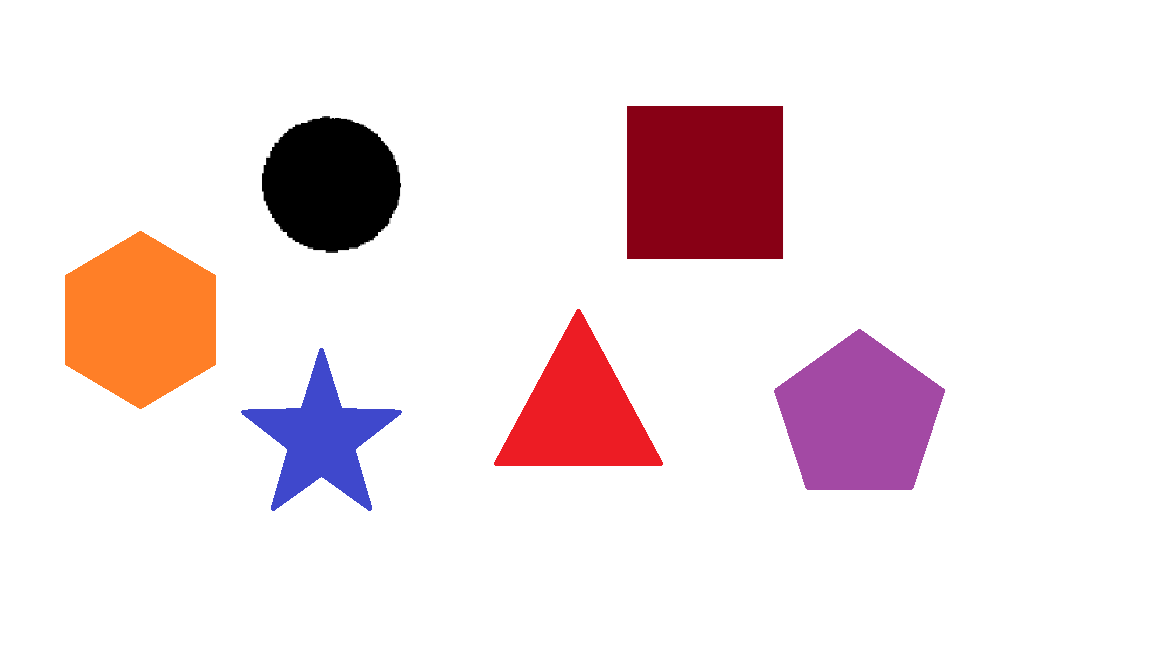
#> input picture test.png, 1152 x 648 px
$ jupyter execute --allow-errors 'Object Vision.ipynb'
#> lines starting #> are read from the running program, lines starting #| are printed output that depends on the picture; after the words box and inside, x2 and y2 are one past the last pixel; in counts of white or black regions, pixels touching at a corner belong together
Project submitted as a part of the IDC-409 Course,August 2024\
Submitted by Group 41\
Members :
- Sreedev M
- Nihal Ibrahim PP
- Munawar Ihsan VA

## Problem
- Prepare an algorithm which can identify different objects in a
photo.
- Simple objects to be identified: Square, round, Triangle,
hexagonal, pentagonal

-----------

## Action Plan

Before going into the code, a brief action-plan/thought process for solving the problem is discussed here.

Our goal is to build an algorithm that can recognize shapes. The approach taken here is to use a Machine Learning model that can learn from data, feed it many many images of differnet shapes and use the "learned" model to recognize unseen images of shapes.

Since a ML Algorithm, would only learn to recognize vectors, we need some kind of representation technique, which can represent various shapes as vectors, while preserving their identities.
Once this is established, one can feed these vectors into the Model, and it should hopefully recognize unseen shape images.

One could also try employing different ML Algorithms for the job,and also compare their accuracies.

Let us begin.

The detailed description of the code-blocks are provided wherever necessary and the ideas/concepts are explained briefly.

[cell 1]
# Importing required libraies

import cv2
import numpy as np
import os
import pandas as pd
from tqdm import tqdm
import matplotlib.pyplot as plt

## Contours

Contours can be explained simply as a curve joining all the continuous points (along the boundary), having same color or intensity. The contours are a useful tool for shape analysis and object detection and recognition.

OpenCV library is used to find contours.
In OpenCV, finding contours is like finding white object from black background.Object to be found should be white and background should be black.For better accuracy, binary images are used.

[cell 2]
def contourfinder(img_path):
    img = cv2.imread(img_path, cv2.IMREAD_GRAYSCALE) # reading image in b/w

    # converting img to binary with the threshold value determined by the otsu's method.
    threshold, img_bin = cv2.threshold(img, 0, 255, cv2.THRESH_OTSU|cv2.THRESH_BINARY_INV)
    contours, hierarchy = cv2.findContours(img_bin, cv2.RETR_EXTERNAL, cv2.CHAIN_APPROX_NONE) # returns points of contour
    best_contour = max(contours, key=cv2.contourArea) # selecting the outermost contour
    return best_contour

## Chaincode

Chain codes are a method used to represent the contour of a shape in a compact form by encoding its boundary.
The contour is represented as a series of connected points, and each segment of the contour is encoded by a direction code, ranging from 0 to 7, indicating movement from one pixel to the next along the boundary.

The numbering system from 0 to 7 represents the 8 possible directions in which the contour can move between neighboring pixels in a 2D grid:

For the contour of every image, a hisotgram is made, with each of these directions as bins. They would become the features of our vectors.

[cell 3]
def chaincode_hist(img_path):

    best_contour = contourfinder(img_path)

    lookup_table = {
        (1, 0): 0,
        (1, -1): 1,
        (0, -1): 2,
        (-1, -1): 3,
        (-1, 0): 4,
        (-1, 1): 5,
        (0, 1): 6,
        (1, 1): 7
    }

    hist = np.zeros((16,))
    l = len(best_contour)-1
    for i in range(l):
        pt1 = best_contour[i][0]
        pt2 = best_contour[i+1][0]
        dx = pt2[0] - pt1[0]
        dy = pt2[1] - pt1[1]
        code = lookup_table[(dx, dy)]
        if i < l/2:
            hist[code] += 1
        else:
            hist[code + 8] += 1 # this is done just to increase the dimensionality for better predicitons

    return hist

[cell 4]
# Creating a dataframe with paths to image files and their class labels

def data_df(data_path):

    class_dict = {
        'circle': 0,
        'square': 1,
        'star': 2,
        'triangle': 3,
        'pentagon' : 4,
        'hexagon' : 5
    }

    df = []

    for class_name, class_value in class_dict.items():
        class_folder = os.path.join(data_path, class_name)
        # for each image in class folder
        for file in os.listdir(class_folder):
            file_path = os.path.join(class_folder, file)
            if file_path.lower().endswith('.png'):
                df.append([file_path, class_value])

    df = pd.DataFrame(df, columns=['path', 'output'])

    return df

#> (a cell that did not finish here is left out)

[cell 6]
# Extracting chaincodes of each image and creating our X vector

def extract_features(img_paths):
    n = len(img_paths)
    X = np.zeros((n, 16))
    for i in tqdm(range(n)):
        file_path = img_paths[i]
        features = chaincode_hist(file_path)
        X[i] = features
    return X

#> (a cell that did not finish here is left out)

#> (a cell that did not finish here is left out)

[cell 9]
# Splitting our data 75-25 so that we can train on 75%, and test how good our model is on the rest 25%.

from sklearn.model_selection import train_test_split

#> (the rest of this cell did not finish here and is left out)

## SVC

A support vector machine constructs a hyper-plane or set of hyper-planes in a high or infinite dimensional space, which can be used for classification, regression or other tasks. Intuitively, a good separation is achieved by the hyper-plane that has the largest distance to the nearest training data points of any class (so-called functional margin), since in general the larger the margin the lower the generalization error of the classifier. The figure below shows the decision function for a linearly separable problem, with three samples on the margin boundaries, called “support vectors”.

[cell 10]
from sklearn.svm import SVC

model = SVC()
#> (the rest of this cell did not finish here and is left out)

## Metrics

Some metrics used to measure the accuracy and performance of the model are given below

- Accuracy Score : Measures the percentage of correct predictions out of the total predictions.
- Confusion Matrix : Displays the number of correct and incorrect predictions per class.
- Precision: The ratio of true positive predictions to the total predicted positives for a class.
- Recall: The ratio of true positive predictions to the total actual positives for a class.
- F1-Score: Harmonic mean of precision and recall; useful for imbalanced classes.
- Kohen's Kappa :Measures the agreement between predicted and actual classes, adjusting for chance. A higher Kappa score indicates better agreement
$$
\kappa=\frac{p_o-p_e}{1-p_e}
$$
- Matthews Correlation Coefficient (MCC):
$$
\mathrm{MCC}=\frac{T P \cdot T N-F P \cdot F N}{\sqrt{(T P+F P)(T P+F N)(T N+F P)(T N+F N)}}
$$

[cell 11]
from sklearn.metrics import accuracy_score
from sklearn.metrics import confusion_matrix
from sklearn.metrics import classification_report
from sklearn.metrics import cohen_kappa_score
from sklearn.metrics import matthews_corrcoef

#> (the rest of this cell did not finish here and is left out)

[cell 12]
(print("Confusion Matrix"))
#> (the rest of this cell did not finish here and is left out)

#> (a cell that did not finish here is left out)

[cell 14]
# a function that takes an img path as input and guesses the shape
def test_model(model, img_path):
    classes = ['circle', 'square', 'star', 'triangle','pentagon','hexagon']
    x = chaincode_hist(img_path)
    c = model.predict([x])[0]
    return classes[c]

### General Input Test

Here a fucntion has been made that can scan an image and detect the various shapes present.\
The function would then call upon our model and output the name of various shapes.

**A test case is also shown with the shapes made in MS Paint**

[cell 15]
def classifier(img_path,model):
#> called with img_path = 'test.png'
    img = cv2.imread(img_path,cv2.IMREAD_GRAYSCALE)
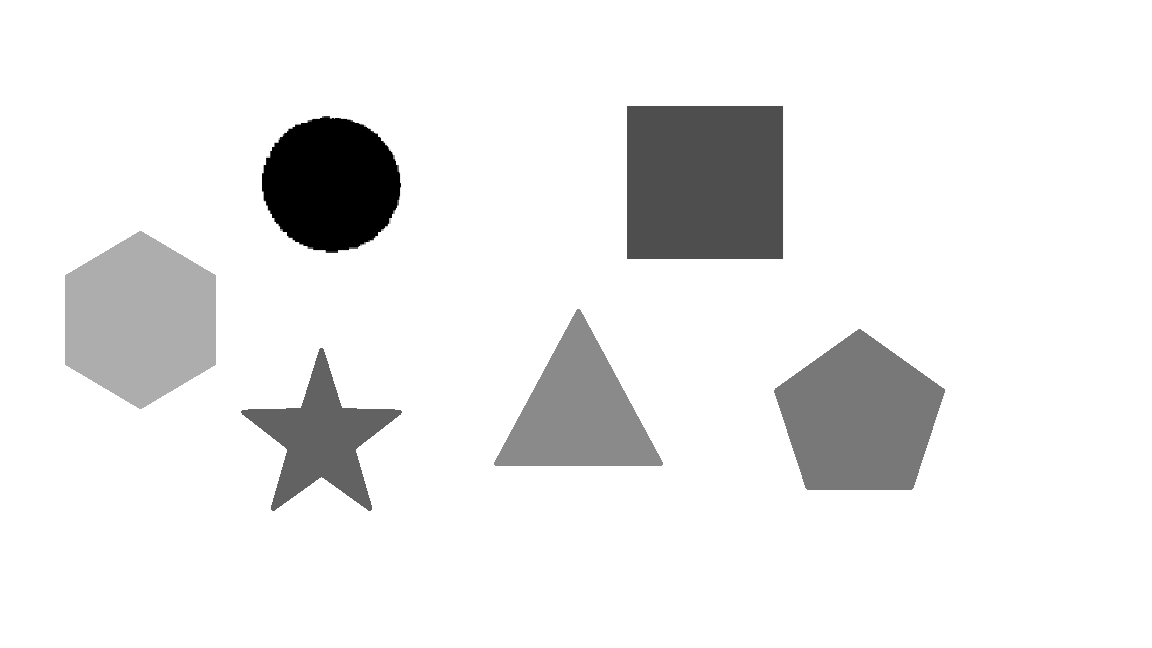
#> img: shape (648, 1152); min 0, max 255, mean 234.4
    plt.imshow(img)
    plt.show()
    threshold, img_bin = cv2.threshold(img, 0, 255, cv2.THRESH_OTSU | cv2.THRESH_BINARY_INV)
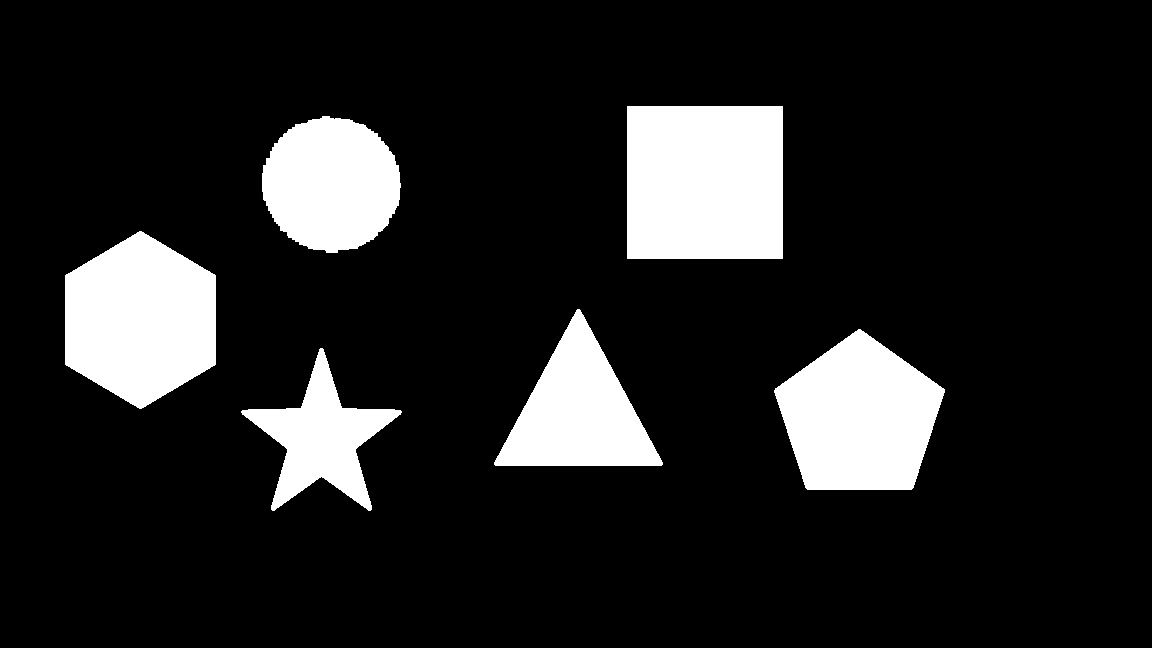
#> img_bin: shape (648, 1152); 13.6% white; 6 white regions
#> threshold = 179
    contours, hierarchy = cv2.findContours(img_bin, cv2.RETR_EXTERNAL, cv2.CHAIN_APPROX_NONE)
#> contours = 6 contours; box (x1, y1, x2, y2) and area: (627, 106, 783, 259) 23560, (65, 231, 216, 409) 20012, (774, 329, 945, 490) 18983, (262, 116, 401, 253) 14398, (494, 309, 663, 466) 13522, (241, 348, 402, 511) 9599
    print(f"No of identified shapes = {len(contours)}")
#| No of identified shapes = 6
    for contour in contours:
        x, y, w, h = cv2.boundingRect(contour)
#> x = 241; y = 348; w = 161; h = 163
        crop_img = img[y-50:y+h+50, x-50:x+w+50]
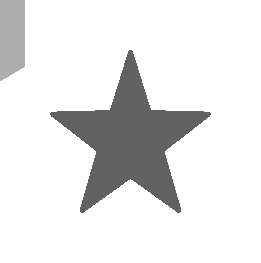
#> crop_img: shape (263, 261); min 98, max 255, mean 230.2
        cv2.imwrite("0.png",crop_img)
        path = "0.png"
        plt.imshow(crop_img,cmap = "gray")
        plt.title(test_model(model,path))
#> in contourfinder, `threshold, img_bin = cv2.threshold(img, 0, 255, cv2.THRESH_OTSU|cv2.TH..`:
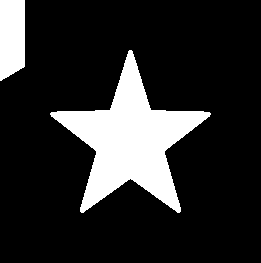
#> img_bin: shape (263, 261); 17.1% white; 2 white regions
#> in contourfinder, `threshold, img_bin = cv2.threshold(img, 0, 255, cv2.THRESH_OTSU|cv2.TH..`: threshold = 173
#> in contourfinder, `contours, hierarchy = cv2.findContours(img_bin, cv2.RETR_EXTERNAL, cv2..`: contours = 2 contours; box (x1, y1, x2, y2) and area: (50, 50, 211, 213) 9599, (0, 0, 25, 81) 1756
#> in contourfinder, `best_contour = max(contours, key=cv2.contourArea)`: best_contour = contour of 556 points, box (x1, y1, x2, y2) (50, 50, 211, 213), area 9599
#> in chaincode_hist, `l = len(best_contour)-1`: l = 555
#> the loop in chaincode_hist, `for i in range(l):` made 555 passes
#> (pt1, pt2, dx, dy, code) on passes 1 to 3: ([129, 50], [128, 51], -1, 1, 5), ([128, 51], [128, 52], 0, 1, 6), ([128, 52], [128, 53], 0, 1, 6)
#> after the loop in chaincode_hist, `for i in range(l):`: hist = [25, 34, 0, 0, 56, 39, 86, 38, 25, 37, 86, 39, 57, 0, 0, 33]
#> in test_model, `x = chaincode_hist(img_path)`: x has the same summary as hist in chaincode_hist
        os.remove("0.png")
        plt.show()
